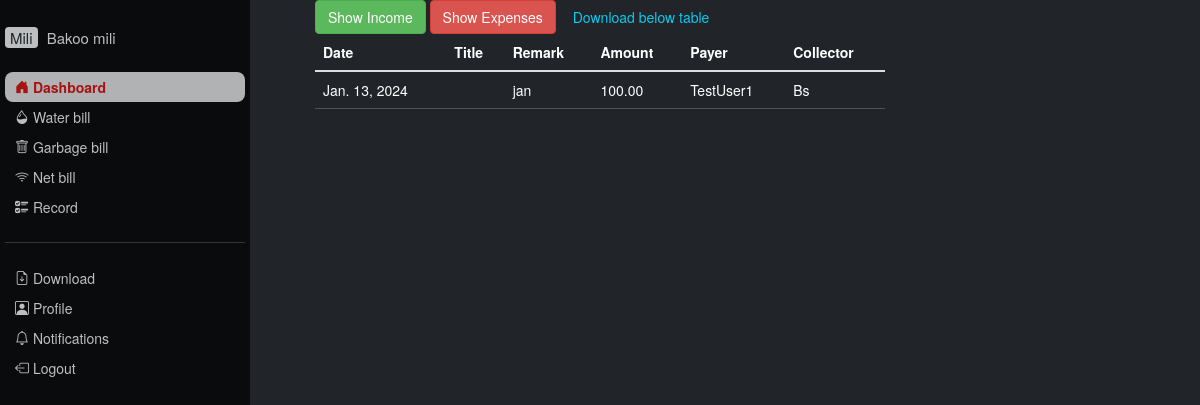
/data/ (signed in), run on the app's committed database.
### bako_mili/models.py (models this page shows, shortened)
class Revenue(models.Model):
    payer = models.ForeignKey(User, on_delete=models.DO_NOTHING)
    amount = models.DecimalField(max_digits=10, decimal_places=2)
    service = models.ForeignKey(Service, on_delete=models.DO_NOTHING, related_name='service')
    transaction_date = models.DateField(default=timezone.now())
    remark = models.CharField(max_length=50)
    collector = models.CharField(max_length=50,default="Bs")

### bako_mili/views.py (the view)
# urls.py: path('data/',  views.data, name='data'),
def data(request):
    incomes = Revenue.objects.all().order_by('transaction_date')
    expenses = expense.objects.all().order_by('transaction_date')
    context = {
        'incomes': incomes,
        'expenses': expenses,
    }
    return render(request, 'bako_mili/data.html', context)

### bako_mili/templates/bako_mili/data.html (shortened to what this page needs)
{% extends 'bako_mili/base.html' %}
{% block content %}
<div class="container-fluid Downloaddata">
    <div class="row justify-content-center">
        <div class="col-md-8 col-lg-6 mb-3">
            <button onclick="showIncome()" class="btn btn-success">Show Income</button>
            <button onclick="showExpenses()" class="btn btn-danger">Show Expenses</button>
            <button onclick="downloadTable()" class="btn btn-outline-info">Download below table</button>
            <div class="table-responsive">
                <table id="dataTable" class="table table-hover table-dark">
                    <thead>
                        <tr>
                            <th scope="col">Date</th>
                            <th scope="col">Title</th>
                            <th scope="col">Remark</th>
                            <th scope="col">Amount</th>
                            <th scope="col">Payer</th>
                            <th scope="col">Collector</th>
                        </tr>
                    </thead>
                    <tbody>
                        {% for income in incomes %}
                            <tr class="income-row">
                                <td scope="row">{{ income.transaction_date }}</td>
                                <td>{{ income.title }}</td>
                                <td>{{ income.remark }}</td>
                                <td>{{ income.amount }}</td>
                                <td>{{ income.payer }}</td>
                                <td>{{ income.collector }}</td>
                            </tr>
                        {% endfor %}
                    </tbody>
                </table>
            </div>
        </div>
    </div>
</div>
{% endblock %}

### bako_mili/static/mili/main.css (style rules this page uses)
body { background-color: #212529; margin: 0; }
.Downloaddata { background-size: cover; background-repeat:no-repeat; height: 100%; mix-blend-mode: multiply; background-color: #212529; }

### data on the page
Revenue: transaction_date "Jan. 13, 2024", remark "jan", amount "100.00", payer "TestUser1", collector "Bs"
